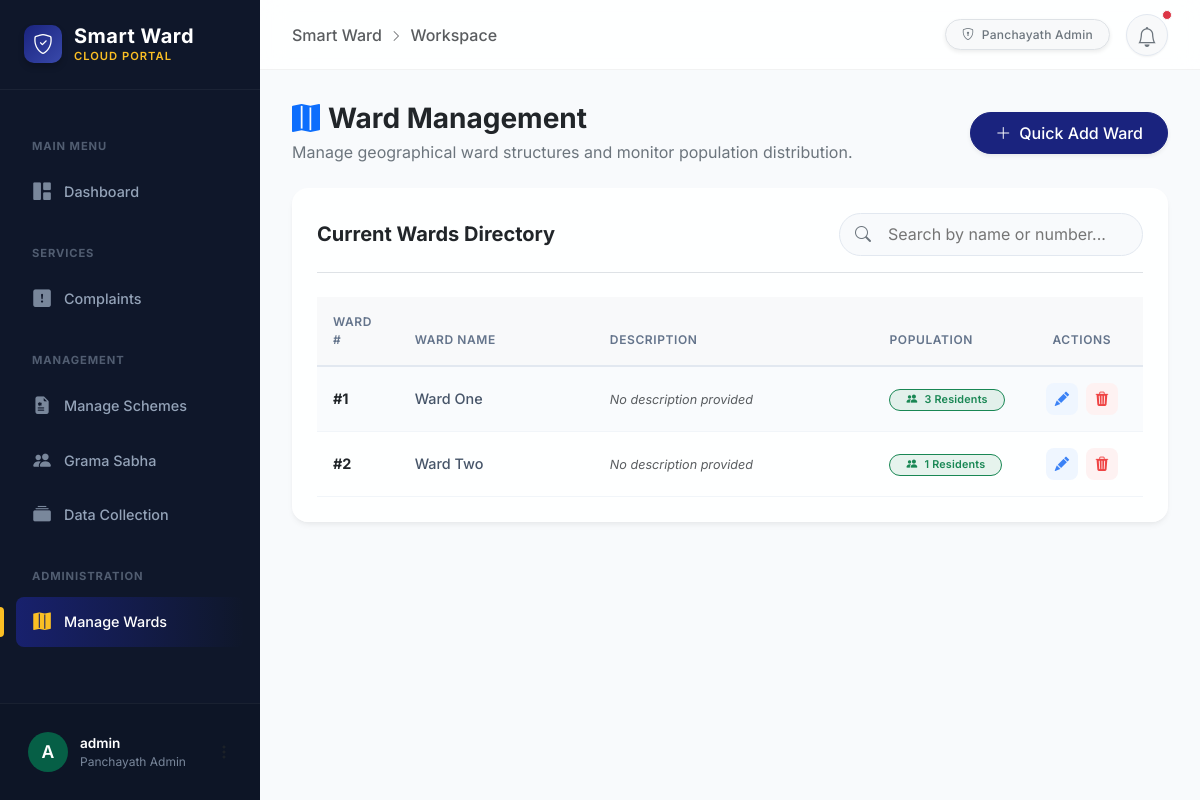
The app's page /accounts/manage-wards/ (signed in) with its own data.
### accounts/models.py (models this page shows, shortened)
class User(AbstractUser):
    ROLE_CHOICES = (
        ('citizen', 'Citizen'),
        ('ward_member', 'Ward Member'),
        ('field_worker', 'Field Worker'),
        ('panchayath_admin', 'Panchayath Admin'),
    )
    role = models.CharField(max_length=20, choices=ROLE_CHOICES, default='citizen')
    phone_number = models.CharField(max_length=15, unique=True, null=True, blank=True)
    ward = models.ForeignKey(Ward, on_delete=models.SET_NULL, null=True, blank=True)
    address = models.TextField(blank=True, null=True)
    latitude = models.DecimalField(max_digits=9, decimal_places=6, null=True, blank=True)
    longitude = models.DecimalField(max_digits=9, decimal_places=6, null=True, blank=True)

class Ward(models.Model):
    ward_number = models.PositiveIntegerField(unique=True)
    ward_name = models.CharField(max_length=100)
    description = models.TextField(blank=True, null=True)

### accounts/views.py (the view)
# urls.py: path('manage-wards/', views.manage_wards, name='manage_wards'),
@login_required
def manage_wards(request):
    if not (request.user.role == 'panchayath_admin' or request.user.is_superuser):
        messages.error(request, 'Access denied. Administrator privileges required.')
        return redirect('dashboard')
    if request.method == 'POST':
        form = WardForm(request.POST)
        if form.is_valid():
            ward = form.save()
            messages.success(request, f'✅ Ward {ward.ward_number} - "{ward.ward_name}" has been successfully added!')
            return redirect('manage_wards')
        else:
            messages.error(request, 'Failed to add ward. Please ensure the ward number is unique.')
    else:
        form = WardForm()
    wards = Ward.objects.annotate(
        citizen_count=Count('user', filter=Q(user__role='citizen'))
    ).order_by('ward_number')
    unassigned_count = User.objects.filter(role='citizen', ward__isnull=True).count()
    context = {
        'form': form,
        'wards': wards,
        'unassigned_count': unassigned_count,
    }
    return render(request, 'accounts/manage_wards.html', context)

### accounts/forms.py
class WardForm(forms.ModelForm):
    class Meta:
        model = Ward
        fields = ['ward_number', 'ward_name', 'description']

### templates/accounts/manage_wards.html (shortened to what this page needs)
{% extends 'base.html' %}
{% block content %}
<div class="d-flex flex-wrap justify-content-between align-items-center mb-4 gap-3">
    <div>
        <h3 class="fw-bold mb-1 text-dark"><i class="bi bi-map-fill text-primary me-2"></i>Ward Management</h3>
        <p class="text-secondary mb-0">Manage geographical ward structures and monitor population distribution.</p>
    </div>
    <button type="button" class="btn btn-primary rounded-pill shadow-sm d-flex align-items-center px-4"
        data-bs-toggle="modal" data-bs-target="#addWardModal">
        <i class="bi bi-plus-lg me-2"></i> Quick Add Ward
    </button>
</div>
<div class="ward-table-wrapper">
    <div class="d-flex justify-content-between align-items-center mb-4 border-bottom pb-3">
        <h5 class="fw-bold mb-0 text-dark">Current Wards Directory</h5>
        <div class="position-relative">
            <i class="bi bi-search position-absolute top-50 translate-middle-y text-secondary ms-3"></i>
            <input type="text" id="wardSearchInput" class="search-bar ps-5" placeholder="Search by name or number...">
        </div>
    </div>
    <div class="table-responsive">
        <table class="table table-hover table-striped mb-0 w-100" id="wardsTable">
            <thead class="bg-light">
                <tr>
                    <th style="width: 10%;">Ward #</th>
                    <th style="width: 25%;">Ward Name</th>
                    <th style="width: 35%;">Description</th>
                    <th style="width: 15%;">Population</th>
                    <th style="width: 15%; text-align: center;">Actions</th>
                </tr>
            </thead>
            <tbody>
                {% for ward in wards %}
                <tr>
                    <td class="fw-bold text-dark">#{{ ward.ward_number }}</td>
                    <td class="fw-medium">{{ ward.ward_name }}</td>
                    <td class="text-secondary text-truncate" style="max-width: 250px;">
                        {{ ward.description|default:"<i class='text-muted small'>No description provided</i>"|safe }}
                    </td>
                    <td>
                        {% if ward.citizen_count == 0 %}
                        <span
                            class="badge rounded-pill bg-danger bg-opacity-10 text-danger border border-danger fw-semibold px-3">0
                            Residents</span>
                        {% else %}
                        <span
                            class="badge rounded-pill bg-success bg-opacity-10 text-success border border-success fw-semibold px-3"><i
                                class="bi bi-people-fill me-1"></i> {{ ward.citizen_count }} Residents</span>
                        {% endif %}
                    </td>
                    <td class="text-center">
                        <div class="d-flex justify-content-center gap-2">
                            <a href="#" class="action-btn btn-edit" title="Edit Ward"><i
                                    class="bi bi-pencil-fill"></i></a>
                            <a href="#" class="action-btn btn-delete" title="Delete Ward"><i
                                    class="bi bi-trash3-fill"></i></a>
                        </div>
                    </td>
                </tr>
                {% endfor %}
            </tbody>
        </table>
    </div>
</div>
<div class="toast-container position-fixed bottom-0 end-0 p-3" style="z-index: 1060;">
</div>
{% endblock %}

### templates/base.html (shortened to what this page needs)
<!DOCTYPE html>
<html lang="en">
<head>
    <link href="https://cdn.jsdelivr.net/npm/bootstrap@5.3.2/dist/css/bootstrap.min.css" rel="stylesheet">
    <link rel="stylesheet" href="https://cdn.jsdelivr.net/npm/bootstrap-icons@1.11.1/font/bootstrap-icons.css">
</head>
<body>
    <aside class="sidebar-wrapper" id="sidebar">
        <a href="{% url 'dashboard' %}" class="sidebar-brand">
            <div class="sidebar-brand-icon">
                <i class="bi bi-shield-check"></i>
            </div>
            <div>
                <h5 class="mb-0 fw-bold" style="letter-spacing: 0.5px;">Smart Ward</h5>
                <div
                    style="font-size: 0.7rem; color: var(--brand-accent); font-weight: 600; letter-spacing: 1px; text-transform: uppercase;">
                    Cloud Portal</div>
            </div>
        </a>
        <div class="sidebar-nav">
            <div class="nav-category">Main Menu</div>
            <a href="{% url 'dashboard' %}"
                class="nav-item-link {% if request.resolver_match.url_name == 'dashboard' %}active{% endif %}">
                <i class="bi bi-grid-1x2-fill"></i>
                <span>Dashboard</span>
            </a>
            <div class="nav-category">Services</div>
            <a href="{% url 'complaint_list' %}"
                class="nav-item-link {% if 'complaint' in request.path and request.resolver_match.url_name != 'report_complaint' %}active{% endif %}">
                <i class="bi bi-exclamation-square-fill"></i>
                <span>Complaints</span>
            </a>
            {% if user.role == 'ward_member' or user.role == 'panchayath_admin' %}
            <div class="nav-category">Management</div>
            <a href="{% url 'create_scheme' %}" class="nav-item-link {% if request.resolver_match.url_name == 'create_scheme' %}active{% endif %}">
                <i class="bi bi-file-earmark-medical-fill"></i>
                <span>Manage Schemes</span>
            </a>
            <a href="{% url 'meeting_list' %}" class="nav-item-link {% if 'governance/' in request.path %}active{% endif %}">
                <i class="bi bi-people-fill"></i>
                <span>Grama Sabha</span>
            </a>
            <a href="{% url 'manage_surveys' %}" class="nav-item-link {% if 'surveys/' in request.path %}active{% endif %}">
                <i class="bi bi-collection-fill"></i>
                <span>Data Collection</span>
            </a>
            {% endif %}
            {% if user.role == 'panchayath_admin' or user.role == 'ward_member' %}
            <div class="nav-category">Administration</div>
            <a href="{% url 'manage_wards' %}"
                class="nav-item-link {% if request.resolver_match.url_name == 'manage_wards' %}active{% endif %}">
                <i class="bi bi-map-fill"></i>
                <span>Manage Wards</span>
            </a>
            {% endif %}
        </div>
        <div class="sidebar-user">
            <div class="dropdown">
                <a href="#" class="user-profile-box" data-bs-toggle="dropdown" aria-expanded="false">
                    <div class="user-avatar">
                        {{ user.username|make_list|first|upper }}
                    </div>
                    <div class="user-info">
                        <p class="user-name">{{ user.username }}</p>
                        <p class="user-role">{{ user.get_role_display }}</p>
                    </div>
                    <i class="bi bi-three-dots-vertical ms-auto text-muted"></i>
                </a>
            </div>
        </div>
    </aside>
    <main class="main-wrapper">
        <nav class="top-navbar">
            <div class="d-flex align-items-center gap-3">
                <div class="d-none d-sm-block text-muted fw-medium fs-6 breadcrumb-like">
                    Smart Ward <i class="bi bi-chevron-right mx-1" style="font-size: 0.75rem;"></i> Workspace
                </div>
            </div>
            <div class="d-flex align-items-center gap-3">
                <div class="d-none d-md-flex gap-2">
                    <span class="badge text-bg-light border px-3 py-2 text-secondary fw-medium shadow-sm">
                        <i class="bi bi-shield-lock me-1"></i> {{ user.get_role_display }}
                    </span>
                </div>
                <button class="btn btn-light position-relative rounded-circle p-2"
                    style="width: 42px; height: 42px; border: 1px solid #e2e8f0;">
                    <i class="bi bi-bell fs-5 text-secondary"></i>
                    <span
                        class="position-absolute top-0 start-100 translate-middle p-1 bg-danger border border-light rounded-circle">
                    </span>
                </button>
            </div>
        </nav>
        <div class="content-area">
            {% block content %}
            {% endblock %}
        </div>
    </main>
</body>
</html>

### templates/base.html (style rules this page uses)
:root { --brand-primary: #1a237e; --brand-secondary: #065f46; --brand-accent: #fbbf24; --bg-light: #f8fafc; --sidebar-bg: #0f172a; --sidebar-text: #94a3b8; --sidebar-hover-bg: rgba(255, 255, 255, 0.08); --sidebar-hover-text: #f8fafc; --sidebar-active-bg: linear-gradient(90deg, rgba(26, 35, 126, 0.8) 0%, rgba(26, 35, 126, 0) 100%); --sidebar-active-border: #fbbf24; --glass-bg: rgba(255, 255, 255, 0.85); --glass-border: rgba(255, 255, 255, 0.6); --shadow-sm: 0 4px 6px -1px rgba(0, 0, 0, 0.05), 0 2px 4px -1px rgba(0, 0, 0, 0.03); --shadow-md: 0 10px 15px -3px rgba(0, 0, 0, 0.06), 0 4px 6px -2px rgba(0, 0, 0, 0.03); --sidebar-width: 260px; }
body { font-family: 'Inter', sans-serif; background-color: var(--bg-light); color: #334155; -webkit-font-smoothing: antialiased; }
.table { --bs-table-bg: transparent; margin-bottom: 0; }
.table th { font-weight: 600; text-transform: uppercase; font-size: 0.75rem; letter-spacing: 0.05em; color: #64748b; border-bottom: 2px solid #e2e8f0; padding: 1rem; }
.table td { padding: 1rem; vertical-align: middle; border-bottom: 1px solid #f1f5f9; color: #475569; font-size: 0.9rem; }
.table-striped>tbody>tr:nth-of-type(odd)>* { --bs-table-bg-type: rgba(241, 245, 249, 0.4); }
.badge { padding: 0.4em 0.8em; font-weight: 600; letter-spacing: 0.02em; border-radius: 50rem; }
.btn { border-radius: 0.5rem; font-weight: 500; padding: 0.5rem 1.25rem; transition: all 0.2s ease-in-out; box-shadow: 0 1px 2px rgba(0, 0, 0, 0.05); }
.btn-primary { background-color: var(--brand-primary); border-color: var(--brand-primary); }
.sidebar-wrapper { position: fixed; top: 0; left: 0; width: var(--sidebar-width); height: 100vh; background-color: var(--sidebar-bg); color: var(--sidebar-text); z-index: 1040; display: flex; flex-direction: column; transition: transform 0.3s ease; }
.sidebar-brand { padding: 1.5rem; display: flex; align-items: center; gap: 0.75rem; color: #fff; text-decoration: none; border-bottom: 1px solid rgba(255, 255, 255, 0.05); }
.sidebar-brand-icon { width: 38px; height: 38px; border-radius: 10px; background: linear-gradient(135deg, var(--brand-primary), #3949ab); display: flex; align-items: center; justify-content: center; font-size: 1.25rem; color: #fff; box-shadow: 0 4px 6px rgba(0, 0, 0, 0.2); }
.sidebar-nav { flex: 1; overflow-y: auto; padding: 1.5rem 1rem; display: flex; flex-direction: column; gap: 0.25rem; }
.nav-item-link { display: flex; align-items: center; gap: 0.75rem; padding: 0.75rem 1rem; color: var(--sidebar-text); text-decoration: none; border-radius: 0.5rem; font-weight: 500; font-size: 0.9rem; transition: all 0.2s ease; position: relative; }
.nav-item-link i { font-size: 1.1rem; width: 20px; text-align: center; opacity: 0.8; transition: transform 0.2s; }
.nav-item-link.active { color: #fff; background: var(--sidebar-active-bg); }
.nav-item-link.active::before { content: ''; position: absolute; left: -1rem; top: 20%; height: 60%; width: 4px; background-color: var(--brand-accent); border-radius: 0 4px 4px 0; }
.nav-item-link.active i { color: var(--brand-accent); opacity: 1; }
.nav-category { font-size: 0.7rem; text-transform: uppercase; letter-spacing: 0.08em; color: rgba(148, 163, 184, 0.5); font-weight: 700; margin: 1.5rem 0 0.5rem 1rem; }
.sidebar-user { padding: 1.25rem; border-top: 1px solid rgba(255, 255, 255, 0.05); background: rgba(0, 0, 0, 0.1); }
.user-profile-box { display: flex; align-items: center; gap: 0.75rem; text-decoration: none; color: var(--sidebar-text); padding: 0.5rem; border-radius: 0.5rem; transition: background 0.2s; }
.user-avatar { width: 40px; height: 40px; border-radius: 50%; background: var(--brand-secondary); color: #fff; display: flex; align-items: center; justify-content: center; font-weight: 600; font-size: 1.1rem; }
.user-info { flex: 1; min-width: 0; }
.user-name { font-size: 0.85rem; font-weight: 600; color: #fff; white-space: nowrap; overflow: hidden; text-overflow: ellipsis; margin: 0; }
.user-role { font-size: 0.75rem; margin: 0; opacity: 0.8; }
.main-wrapper { margin-left: var(--sidebar-width); min-height: 100vh; display: flex; flex-direction: column; }
.top-navbar { height: 70px; background: var(--glass-bg); backdrop-filter: blur(12px); -webkit-backdrop-filter: blur(12px); border-bottom: 1px solid rgba(0, 0, 0, 0.05); padding: 0 2rem; display: flex; align-items: center; justify-content: space-between; position: sticky; top: 0; z-index: 1030; }
.content-area { flex: 1; padding: 2rem; max-width: 1400px; margin: 0 auto; width: 100%; }

### records on screen
User: username|make_list "A", username "admin", role "Panchayath Admin"
Ward: ward_number "1", ward_name "Ward One", description "No description provided", citizen_count "3"
Ward: ward_number "2", ward_name "Ward Two", description "No description provided", citizen_count "1"
